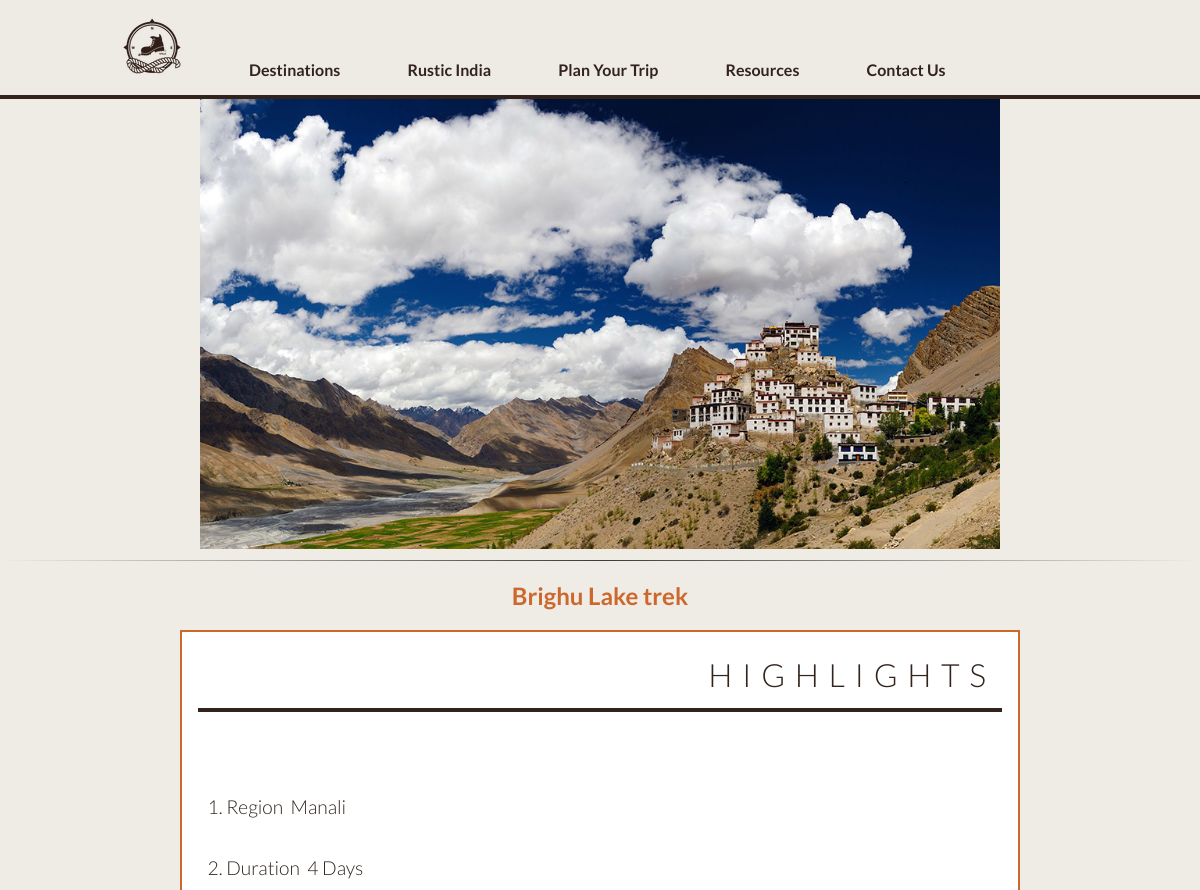
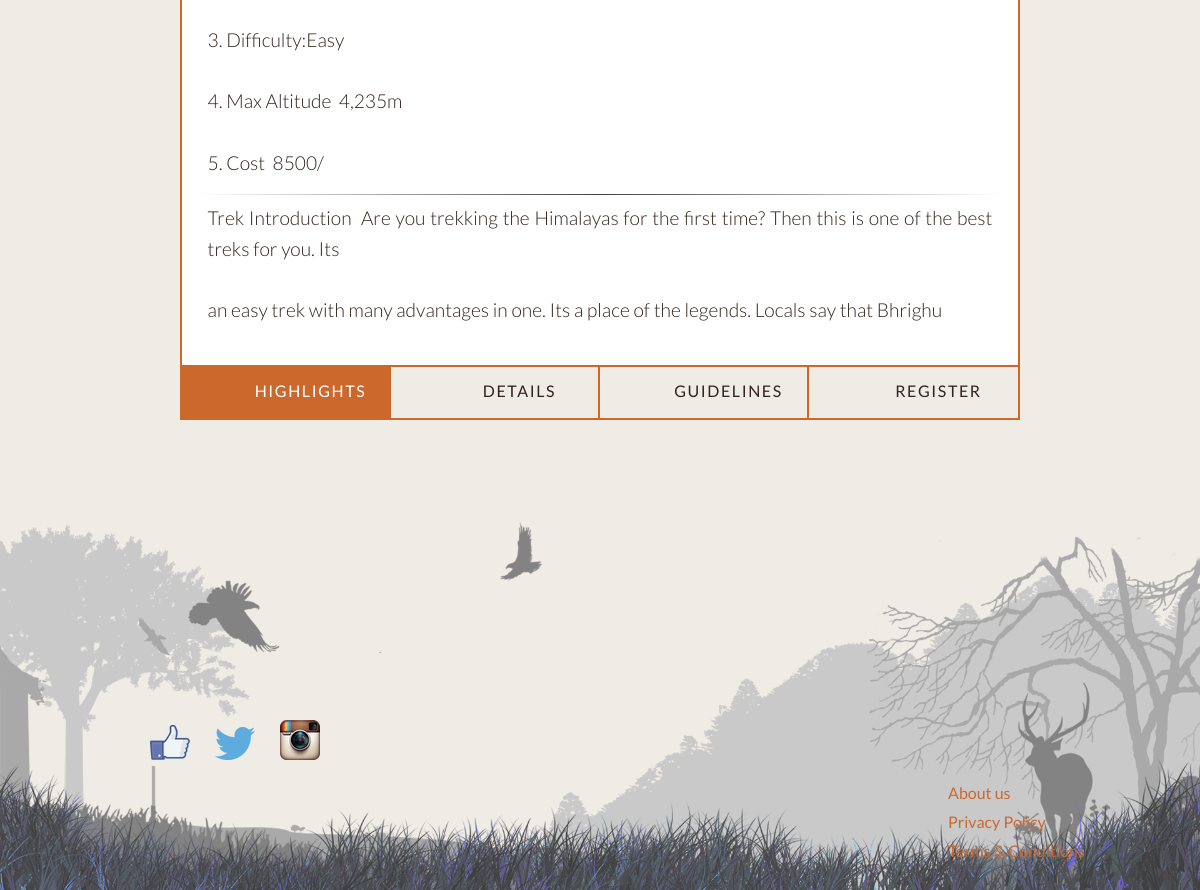
The page /route.php?id=2 on the database as committed earlier (2 pictures, top to bottom).
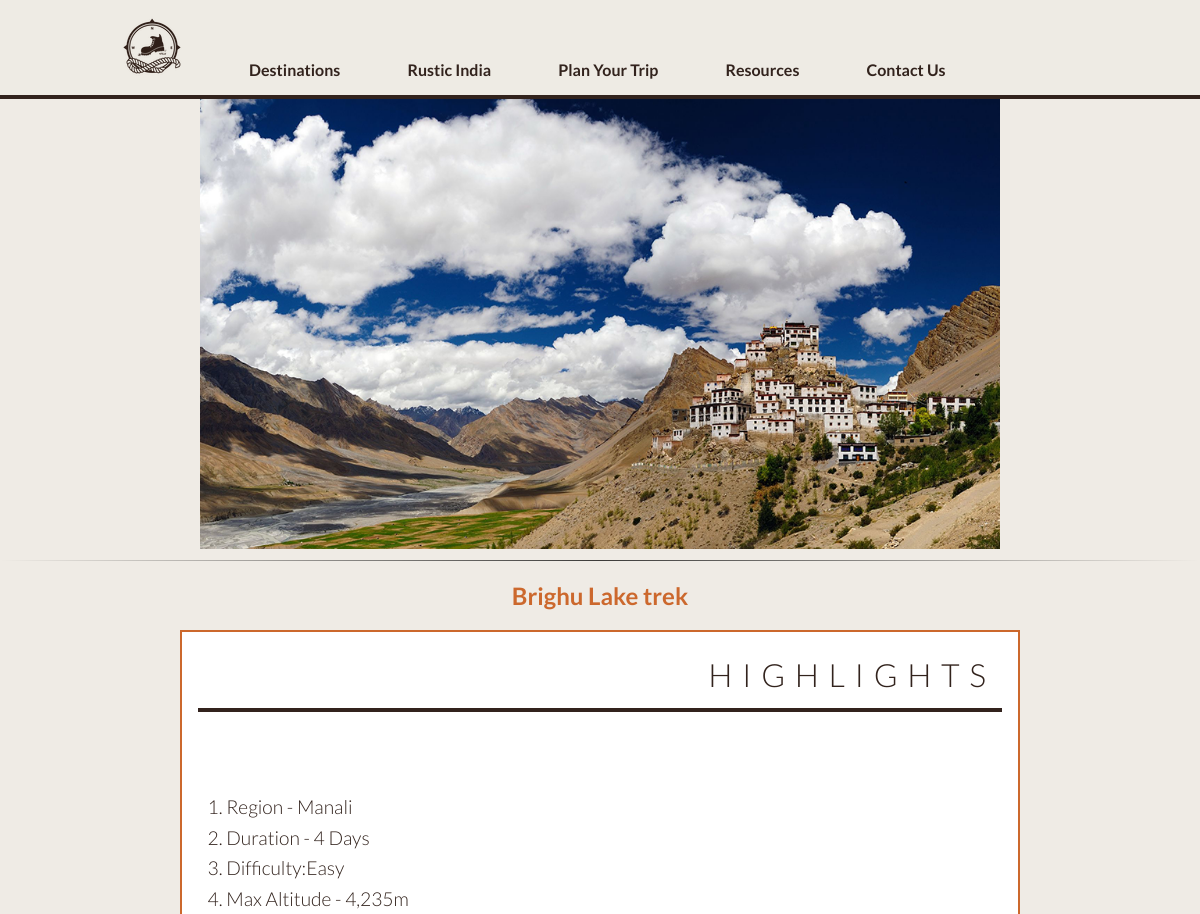
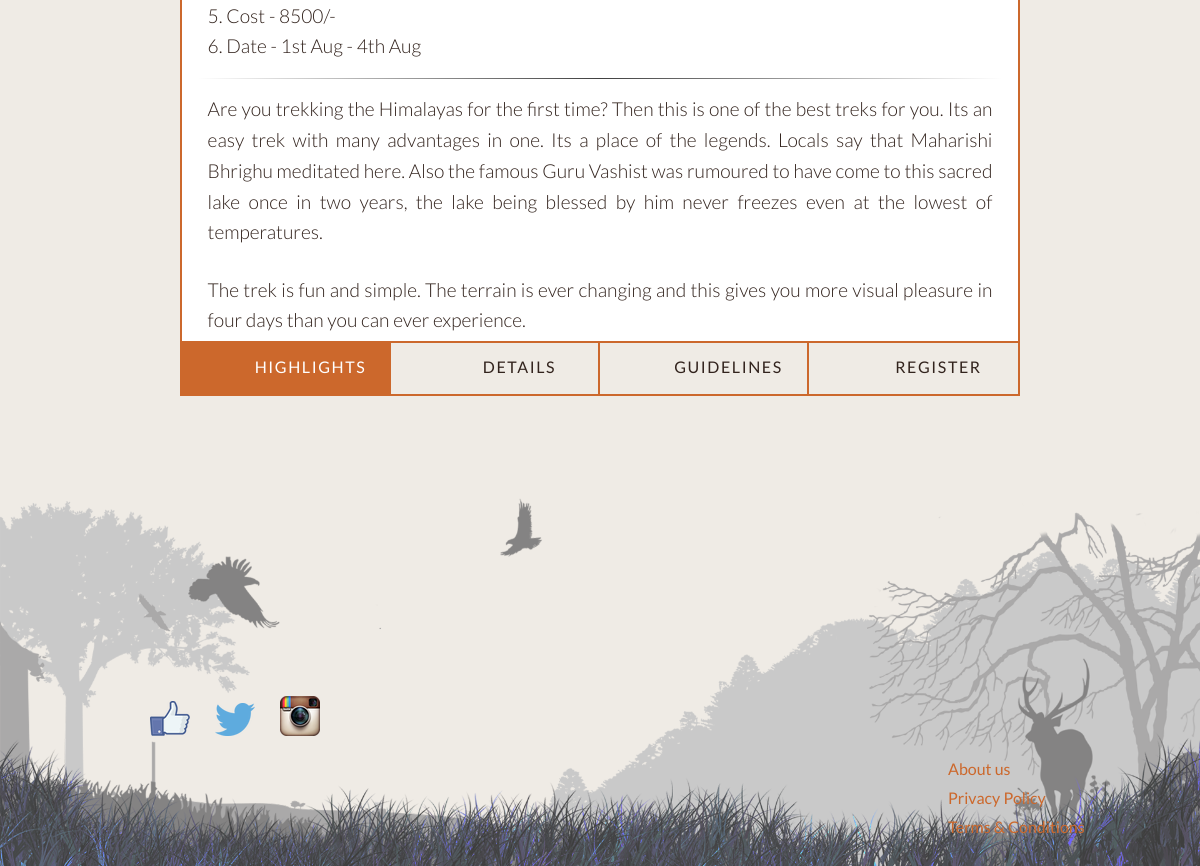
The same page on the database as committed later (2 pictures, top to bottom).
### tables this page shows
CREATE TABLE `routes` (
  `id` int(11) NOT NULL AUTO_INCREMENT,
  `title` varchar(255) DEFAULT NULL,
  `belongsTo` int(11) DEFAULT NULL,
  `type` enum('fixed','unique','other') DEFAULT NULL,
  `image` varchar(255) DEFAULT NULL,
  PRIMARY KEY (`id`),
  KEY `belongsTo` (`belongsTo`),
  CONSTRAINT `routes_ibfk_1` FOREIGN KEY (`belongsTo`) REFERENCES `destinations` (`id`)
);

CREATE TABLE `destinations` (
  `id` int(11) NOT NULL AUTO_INCREMENT,
  `title` varchar(255) DEFAULT NULL,
  `codeName` varchar(255) DEFAULT NULL,
  `cover` varchar(255) NOT NULL,
  PRIMARY KEY (`id`)
);

CREATE TABLE `info` (
  `id` int(11) NOT NULL AUTO_INCREMENT,
  `title` varchar(255) DEFAULT NULL,
  `vital` text,
  `intro` text,
  `brief` text,
  `belongsTo` int(11) DEFAULT NULL,
  `details` text,
  `guidelines` text,
  PRIMARY KEY (`id`),
  KEY `belongsTo` (`belongsTo`),
  CONSTRAINT `info_ibfk_1` FOREIGN KEY (`belongsTo`) REFERENCES `routes` (`id`)
);

### route.php (the view, shortened to what this page needs)
<?php
	if(isset($_POST['submit'])){
		require_once("config.php");
		mysql_connect($DB_HOST,$DB_USER,$DB_PASS);
		mysql_select_db($DB_NAME);
		$trekDate	=	mysql_real_escape_string($_POST['date']);
		$des		=	mysql_real_escape_string($_GET["id"]);
		$data		=	mysql_fetch_object(mysql_query("SELECT * FROM routes WHERE `id` = '$des';"))->type;
		if($data=="fixed"){
			$trekDate="";
		}
		$firstName	=	mysql_real_escape_string($_POST['fname']);
		$sql="SELECT * FROM routes WHERE id=$des;";
		$query=mysql_query($sql) or die(mysql_error());
		$data=mysql_fetch_object($query);
		$des=$data->title;
		$email 		=	mysql_real_escape_string($_POST['email']);
		$dob		=	mysql_real_escape_string($_POST['dob']);
		$gender		=	mysql_real_escape_string($_POST['gender']);
		$address	=	mysql_real_escape_string($_POST['mail']);
		$city		=	mysql_real_escape_string($_POST['city']);
		$country	=	mysql_real_escape_string($_POST['country']);
		$phoneNum	=	mysql_real_escape_string($_POST['mobile']);
		$referal	=	mysql_real_escape_string($_POST['refereal']);
		$sql		=	"INSERT INTO PlanYourWeekEnd (`fname`, `lname`, `email`, `dob`, `sex`, `address`, `city`, `state`, `country`, `mobile`, `referer`, `dateOfTrip`, `destination`) VALUES('$firstName', '', '$email', '$dob','$gender','$address','$city','','$country','$phoneNum','$referal','','$des');";
		if(mysql_query($sql)){
			header("location:thankYou.php?success");
		}else{
			header("location:thankYou.php?fail");
		}
	}else{
?><?php
				$id		=	mysql_real_escape_string($_GET['id']);
				$sql	=	"SELECT destinations.cover,routes.title,routes.type,routes.image,routes.fixedDate AS fixedDate,info.title AS tit,info.vital,info.brief,info.details,info.guidelines,info.intro FROM routes,destinations,info WHERE routes.belongsTo=destinations.id AND routes.id='$id' AND info.belongsTo=routes.id;";
				$query	=	mysql_query($sql) or die(mysql_error());
				$data	=	mysql_fetch_object($query);
			?>
<!DOCTYPE html>
<html lang="en" class="no-js">
<?php require 'partials/navbar.php' ?>
	<head>
		<link rel="stylesheet" type="text/css" href="css/content_default.css" />
		<link rel="stylesheet" type="text/css" href="css/content_component.css" />
	</head>
	<body>
		<div class="container">
			<div class="main">
			<center>
			<img id="image" src="<?php echo $data->cover;?>" style='width:auto;' height="450" border="0" alt="cover">
			</center>
			<hr>
			<h2 style="text-align:center"><?php
				echo $data->tit;
			?></h2>
				<div id="cbp-contentslider" class="cbp-contentslider">
					<ul>
						<li id="slide1">
							<h3>Highlights</h3>
							<div>
								<div class="cbp-content">
									<p>
										<?php echo nl2br($data->vital."</p><hr><p>".$data->intro."</p><hr><p>".$data->brief); ?>
								</div>
							</div>
						</li>
					</ul>
						<nav>
							<a href="#slide1" class=""><span>Highlights</span></a>
							<a href="#slide2" class=""><span>Details</span></a>
							<a href="#slide3" class=""><span>Guidelines</span></a>
							<a href="#slide4" class=""><span>Register</span></a>
						</nav>
				</div>
				<?php require 'partials/footer.php' ?>
			</div>
		</div>
	</body>
</html>
<?php } ?>

### partials/navbar.php (shortened to what this page needs)
<!DOCTYPE html>
<html lang="en" class="no-js">
	<head>
		<link rel="stylesheet" type="text/css" href="css/default.css" />
		<link rel="stylesheet" type="text/css" href="css/component.css" />
	</head>
	<header>
		<div class="container">
			<div class="main">
				<nav id="hrmenu" class="hrmenu">
					<ul>
						<li id="image">
							<a href="index.php" onclick="window.location='/index.php'"><img src="img/small_logo.png" alt=""></a>
						</li>
						<li>
							<a href="#">Destinations</a>
						</li>
						<li>
							<a href="#">Rustic India</a>
						</li>
						<li>
							<a href="planYourTrip.php" onclick="window.location='planYourTrip.php'">Plan Your Trip</a>
						</li>
						<li>
							<a href="#">Resources</a>
						</li>
						<li>
							<a href="#">Contact Us</a>
						</li>
					</ul>
				</nav>
			</div>
		</div>
	</header>
</html>

### partials/footer.php
<footer>
<div style="background:url('../img/Footer.png');background-repeat:no-repeat;background-position: top;background-size:100%; min-height:350px; margin-top:100px">
	<div style="padding-top:200px; margin-top:100px; margin-left: 150px; "><a target="_blank" href="https://facebook.com/onrusticroutes"><img style="margin-right:25px;" src="../img/facebook.png" alt=""></a><a target="_blank" href="https://www.twitter.com/onrusticroutes"><img src="../img/twitter.png" style="margin-right:25px;" alt=""></a><a target="_blank" href="https://www.instagram.com/on_rustic_routes"><img src="../img/instagram.png" style="margin-right:25px;" alt=""></a></div>
	<div style="padding:20px;"><div style="padding-right:20px; padding-bottom:10px; padding-left:80%;"><a href="//blog.onrusticroutes.com">About us</a></div><div style="padding-right:20px; padding-bottom:10px; padding-left:80%;"><a href="/legal.php#pp">Privacy Policy</a></div><div style="padding-right:20px; padding-bottom:10px; padding-left:80%;"><a href="/legal.php#tc">Terms & Conditions</a></div></div>
</div>
</footer>

### css/default.css (style rules this page uses)
body { min-width: 1170px; }
body, html { font-size: 100%; padding: 0; margin: 0; background-color: #efebe5; }
*, *:after, *:before { -webkit-box-sizing: border-box; -moz-box-sizing: border-box; box-sizing: border-box; }
body, header { font-family: 'Lato', Calibri, Arial, sans-serif; color: #32231d; }
a { color: #efebe5; text-decoration: none; }

### css/component.css (style rules this page uses)
hr { border: 0; height: 1px; background-image: -webkit-linear-gradient(left, rgba(0,0,0,0), rgba(0,0,0,0.75), rgba(0,0,0,0)); background-image: -moz-linear-gradient(left, rgba(0,0,0,0), rgba(0,0,0,0.75), rgba(0,0,0,0)); background-image: -ms-linear-gradient(left, rgba(0,0,0,0), rgba(0,0,0,0.75), rgba(0,0,0,0)); background-image: -o-linear-gradient(left, rgba(0,0,0,0), rgba(0,0,0,0.75), rgba(0,0,0,0)); }
.hrmenu { width: 100%; background: rgba(239,235,229,0.9); border-bottom: 4px solid #32231d; }
.hrmenu ul { margin: 0; padding: 0; list-style-type: none; }
.hrmenu > ul, .hrmenu .hrsub-inner { width: 90%; max-width: 70em; margin: 0 auto; padding: 0 1.875em; }
.hrmenu > ul > li { display: inline-block; }
.hrmenu > ul > li > a { font-weight: 700; padding: 1em 2em; color: #32231d; display: inline-block; }

### css/content_default.css (style rules this page uses)
body, html { font-size: 100%; padding: 0; margin: 0; }
body { font-family: 'Lato', Calibri, Arial, sans-serif; color: #cc682d; }
a { color: #cc682c; text-decoration: none; }
.main, .container > header { width: 100%; margin: 0 auto; }

### css/content_component.css (style rules this page uses)
body, html { font-size: 100%; padding: 0; margin: 0; }
body { font-family: 'Lato', Calibri, Arial, sans-serif; color: #cc682d; }
a { color: #cc682c; text-decoration: none; }
.main, .container > header { width: 100%; margin: 0 auto; }
html, body, .container, .main { height: 100%; }
.cbp-contentslider { width: 70%; height: 85%; margin: 1em auto; position: relative; border: 2px solid #cc682c; }
.cbp-contentslider > ul { list-style: none; height: 100%; width: 100%; overflow: scroll; position: relative; padding: 0; margin: 0; }
.cbp-contentslider > ul li { position: absolute; width: 100%; height: 100%; left: 0; top: 0; padding: 1em; background: #fff; }
.cbp-contentslider nav { position: absolute; bottom: 0; left: 0; right: 0; height: 3.313em; z-index: 1000; border-top: 2px solid #cc682c; overflow: hidden; }
.cbp-contentslider nav a { float: left; display: block; width: 20%; height: 100%; font-weight: 400; letter-spacing: 0.1em; overflow: hidden; color: #32231d; background: #efebe5; outline: none; text-align: center; line-height: 3; position: relative; padding-left: 3.125em; text-transform: uppercase; border-right: 2px solid #cc682c; -webkit-transition: color 0.2s ease-in-out, background-color 0.2s ease-in-out; -moz-transition: color 0.2s ease-in-out, background-color 0.2s ease-in-out; transition: color 0.2s ease-in-out, background-color 0.2s ease-in-out; }
.cbp-contentslider nav a span { display: block; }
.cbp-contentslider nav a:last-child { border: none; box-shadow: 1px 0 #cc682c; }
.cbp-contentslider nav a.rc-active { background-color: #cc682c; color: #fff; }
.cbp-contentslider h3 { font-size: 2em; height: 2em; line-height: 1.7; font-weight: 300; margin: 0 0 0.3em; position: relative; color: #32231d; text-transform: uppercase; text-align: right; letter-spacing: 0.3em; padding: 0 0.2em 0 0; border-bottom: 4px solid #32231d; }
.cbp-contentslider li > div { position: absolute; top: 9em; bottom: 3.313em; width: 100%; left: 0; padding: 0 1em; overflow-x: hidden; overflow-y: auto; }
.cbp-contentslider .cbp-content { vertical-align: top; padding: 1em 0; }
.cbp-contentslider p { color: #32231d; padding: 0 0.5em 0.4em; margin: 0; font-size: 1.2em; font-weight: 300; text-align: justify; line-height: 1.6; }

Rows that differ between the two databases and show on the page:
changed through a linked row, routes "Brighu Lake trek": info.vital+intro+brief "1. Region ­ Manali 2. Duration ­ 4 Days 3. Difficulty:Easy 4. Max Altitude ­ 4,235m 5. Cost ­ 8500/­ Trek Introduction ­ Are you trekking the Himalayas for the first time? Then this is one of the best treks for you. Its an easy trek with many advantages in one. Its a place of the legends. Locals say that Bhrighu" → "1. Region - Manali 2. Duration - 4 Days 3. Difficulty:Easy 4. Max Altitude - 4,235m 5. Cost - 8500/- 6. Date - 1st Aug - 4th Aug Are you trekking the Himalayas for the first time? Then this is one of the best treks for you. Its an easy trek with many advantages in one. Its a place of the legends. Locals say that Maharishi Bhrighu meditated here. Also the famous Guru Vashist was rumoured to have come to this sacred lake once in two years, the lake being blessed by him never freezes even at the lowest of temperatures. The trek is fun and simple. The terrain is ever changing and this gives you more visual pleasure in four days than you can ever experience."
